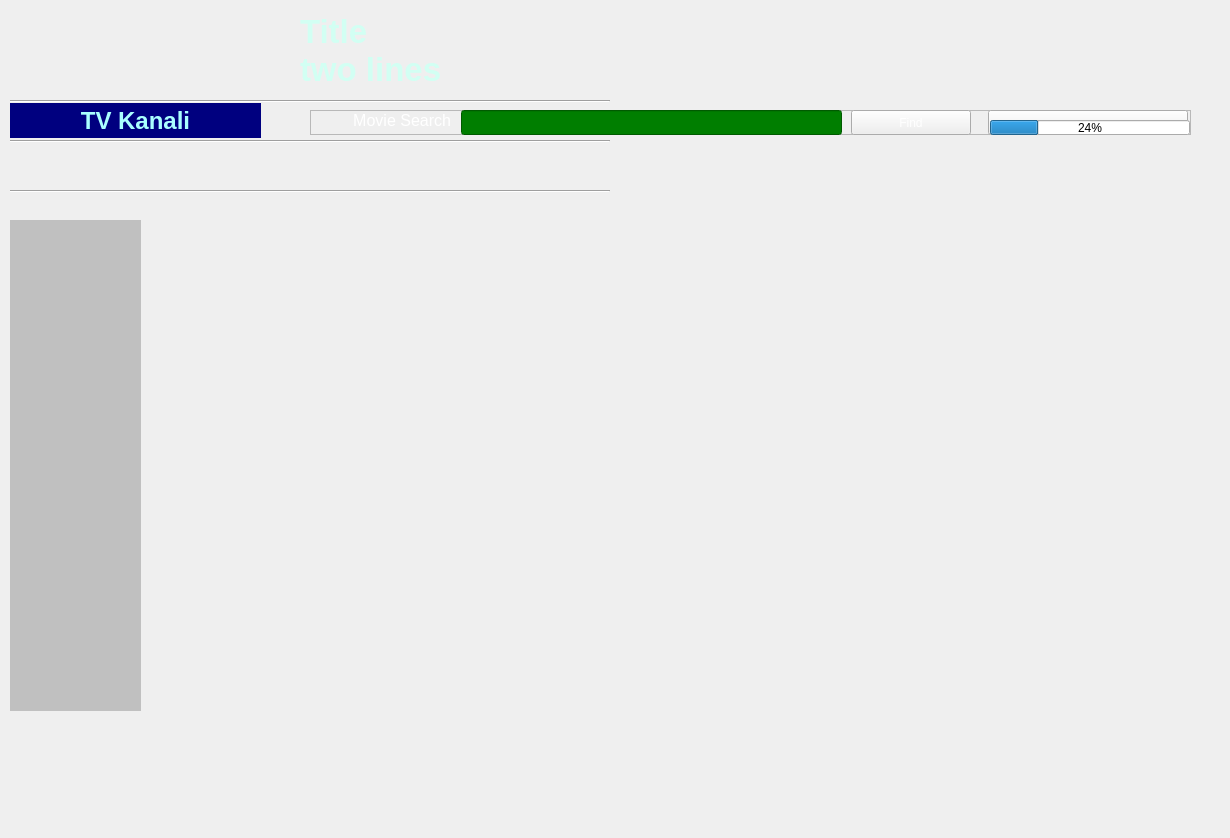
<?xml version="1.0" encoding="UTF-8"?>
<ui version="4.0">
 <class>Frame</class>
 <widget class="QFrame" name="Frame">
  <property name="geometry">
   <rect>
    <x>0</x>
    <y>0</y>
    <width>1230</width>
    <height>838</height>
   </rect>
  </property>
  <property name="windowTitle">
   <string>Frame</string>
  </property>
  <widget class="Line" name="line_title">
   <property name="geometry">
    <rect>
     <x>10</x>
     <y>100</y>
     <width>600</width>
     <height>3</height>
    </rect>
   </property>
   <property name="orientation">
    <enum>Qt::Horizontal</enum>
   </property>
  </widget>
  <widget class="QLabel" name="lbl_title_pic">
   <property name="geometry">
    <rect>
     <x>10</x>
     <y>10</y>
     <width>260</width>
     <height>80</height>
    </rect>
   </property>
   <property name="font">
    <font>
     <family>Script</family>
     <pointsize>42</pointsize>
     <weight>75</weight>
     <bold>true</bold>
    </font>
   </property>
   <property name="cursor">
    <cursorShape>PointingHandCursor</cursorShape>
   </property>
   <property name="toolTip">
    <string>https://www.aladin.info/</string>
   </property>
   <property name="text">
    <string/>
   </property>
   <property name="pixmap">
    <pixmap>../images/online_topics/aladin/aladin_logo.jpg</pixmap>
   </property>
   <property name="scaledContents">
    <bool>false</bool>
   </property>
   <property name="alignment">
    <set>Qt::AlignCenter</set>
   </property>
  </widget>
  <widget class="Line" name="line_menu">
   <property name="geometry">
    <rect>
     <x>10</x>
     <y>140</y>
     <width>600</width>
     <height>3</height>
    </rect>
   </property>
   <property name="orientation">
    <enum>Qt::Horizontal</enum>
   </property>
  </widget>
  <widget class="QLabel" name="lbl_title">
   <property name="geometry">
    <rect>
     <x>300</x>
     <y>10</y>
     <width>550</width>
     <height>80</height>
    </rect>
   </property>
   <property name="font">
    <font>
     <pointsize>25</pointsize>
     <weight>75</weight>
     <bold>true</bold>
    </font>
   </property>
   <property name="styleSheet">
    <string notr="true">color: rgb(210, 255, 243);</string>
   </property>
   <property name="text">
    <string>Title
two lines</string>
   </property>
   <property name="wordWrap">
    <bool>true</bool>
   </property>
  </widget>
  <widget class="QFrame" name="frm_menu">
   <property name="geometry">
    <rect>
     <x>10</x>
     <y>150</y>
     <width>831</width>
     <height>25</height>
    </rect>
   </property>
   <property name="frameShape">
    <enum>QFrame::NoFrame</enum>
   </property>
   <property name="frameShadow">
    <enum>QFrame::Plain</enum>
   </property>
  </widget>
  <widget class="Line" name="line_content">
   <property name="geometry">
    <rect>
     <x>10</x>
     <y>190</y>
     <width>600</width>
     <height>3</height>
    </rect>
   </property>
   <property name="orientation">
    <enum>Qt::Horizontal</enum>
   </property>
  </widget>
  <widget class="QFrame" name="frm_chan">
   <property name="geometry">
    <rect>
     <x>10</x>
     <y>220</y>
     <width>131</width>
     <height>491</height>
    </rect>
   </property>
   <property name="styleSheet">
    <string notr="true">background-color: rgba(0, 0, 0, 50);</string>
   </property>
   <property name="frameShape">
    <enum>QFrame::NoFrame</enum>
   </property>
   <property name="frameShadow">
    <enum>QFrame::Plain</enum>
   </property>
  </widget>
  <widget class="QLabel" name="lbl_chan">
   <property name="geometry">
    <rect>
     <x>10</x>
     <y>103</y>
     <width>251</width>
     <height>35</height>
    </rect>
   </property>
   <property name="font">
    <font>
     <pointsize>18</pointsize>
     <weight>75</weight>
     <bold>true</bold>
    </font>
   </property>
   <property name="styleSheet">
    <string notr="true">QLabel {color: rgb(170, 255, 255); background-color: rgb(0, 0, 127);}
QLabel:hover {color: rgb(255, 255, 0); background-color: qlineargradient(spread:pad, x1:0, y1:0.00568182, x2:0.98, y2:0.982955, stop:0 rgb(38, 19, 255), stop:1 rgb(150, 207, 207));}</string>
   </property>
   <property name="text">
    <string>TV Kanali</string>
   </property>
   <property name="alignment">
    <set>Qt::AlignCenter</set>
   </property>
  </widget>
  <widget class="QFrame" name="frm_search">
   <property name="geometry">
    <rect>
     <x>310</x>
     <y>110</y>
     <width>881</width>
     <height>25</height>
    </rect>
   </property>
   <property name="frameShape">
    <enum>QFrame::StyledPanel</enum>
   </property>
   <property name="frameShadow">
    <enum>QFrame::Raised</enum>
   </property>
   <widget class="QLabel" name="lbl_search">
    <property name="geometry">
     <rect>
      <x>-50</x>
      <y>0</y>
      <width>191</width>
      <height>21</height>
     </rect>
    </property>
    <property name="font">
     <font>
      <pointsize>12</pointsize>
     </font>
    </property>
    <property name="styleSheet">
     <string notr="true">color: rgb(255, 255, 255);</string>
    </property>
    <property name="text">
     <string>Movie Search</string>
    </property>
    <property name="alignment">
     <set>Qt::AlignRight|Qt::AlignTrailing|Qt::AlignVCenter</set>
    </property>
   </widget>
   <widget class="QLineEdit" name="txt_search">
    <property name="geometry">
     <rect>
      <x>151</x>
      <y>0</y>
      <width>381</width>
      <height>25</height>
     </rect>
    </property>
    <property name="font">
     <font>
      <pointsize>12</pointsize>
     </font>
    </property>
    <property name="styleSheet">
     <string notr="true">QLineEdit {background-color: rgb(0, 126, 0); color: rgb(255, 255, 0);} QLineEdit:hover {background-color: rgb(0, 163, 0);}</string>
    </property>
   </widget>
   <widget class="QPushButton" name="btn_search">
    <property name="geometry">
     <rect>
      <x>541</x>
      <y>0</y>
      <width>120</width>
      <height>25</height>
     </rect>
    </property>
    <property name="cursor">
     <cursorShape>PointingHandCursor</cursorShape>
    </property>
    <property name="styleSheet">
     <string notr="true">QPushButton {color: white;}
QPushButton:hover {background-color: qlineargradient(spread:pad, x1:0, y1:0.00568182, x2:0.98, y2:0.982955, stop:0 rgb(38, 19, 255), stop:1 rgb(150, 207, 207));}
</string>
    </property>
    <property name="text">
     <string>Find</string>
    </property>
    <property name="icon">
     <iconset>
      <normaloff>../images/find.png</normaloff>../images/find.png</iconset>
    </property>
   </widget>
   <widget class="QComboBox" name="cmb_channel_item_style">
    <property name="geometry">
     <rect>
      <x>678</x>
      <y>0</y>
      <width>200</width>
      <height>25</height>
     </rect>
    </property>
    <property name="styleSheet">
     <string notr="true">color: rgb(255, 255, 0);</string>
    </property>
   </widget>
  </widget>
  <widget class="QFrame" name="frm_content">
   <property name="geometry">
    <rect>
     <x>170</x>
     <y>230</y>
     <width>120</width>
     <height>80</height>
    </rect>
   </property>
   <property name="frameShape">
    <enum>QFrame::NoFrame</enum>
   </property>
   <property name="frameShadow">
    <enum>QFrame::Plain</enum>
   </property>
  </widget>
  <widget class="QProgressBar" name="prg_progress">
   <property name="geometry">
    <rect>
     <x>990</x>
     <y>120</y>
     <width>200</width>
     <height>15</height>
    </rect>
   </property>
   <property name="value">
    <number>24</number>
   </property>
  </widget>
 </widget>
 <resources/>
 <connections/>
</ui>
